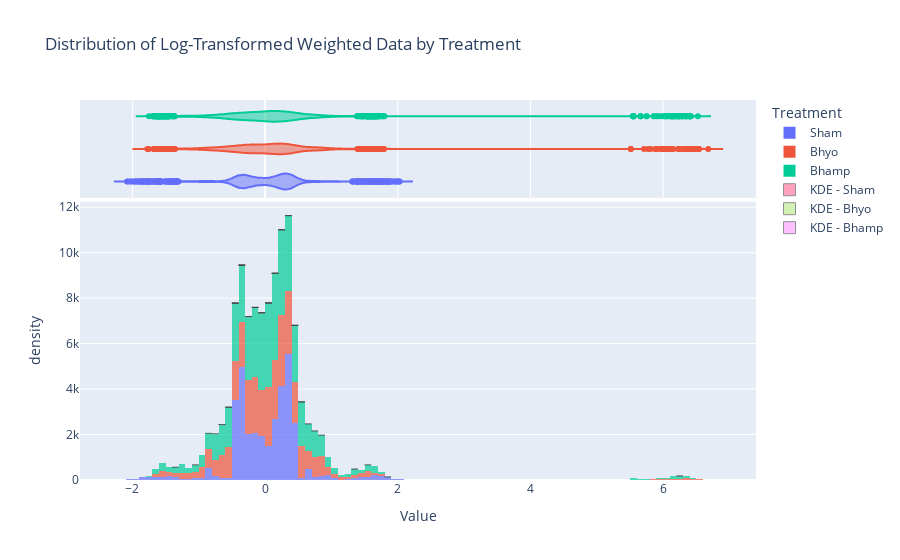

The notebook cell saved with this chart:
### Markdown cell above
Much nicer. I still have a big clump around 6 but that's ok. Let's see if the distributions reflect the treatments.

### Code cell
# Map pig IDs to treatment groups
treatment_map = {
    'PIG1': 'Sham', 'PIG2': 'Sham', 'PIG3': 'Sham',
    'PIG5': 'Bhyo', 'PIG6': 'Bhyo', 'PIG7': 'Bhyo',
    'PIG9': 'Bhamp', 'PIG10': 'Bhamp', 'PIG11': 'Bhamp', 'PIG12': 'Bhamp'
}

# Flatten the data and assign treatment groups
flattened_data = []
for pig in log_transformed_data.columns:
    values = log_transformed_data[pig].values
    treatment = treatment_map[pig]
    flattened_data.extend([(v, pig, treatment) for v in values])

# Convert to DataFrame
flattened_df = pd.DataFrame(flattened_data, columns=['Value', 'Pig', 'Treatment'])

# Grouped histogram with KDE
fig = px.histogram(flattened_df, x='Value', color='Treatment', 
                   marginal='violin', opacity=0.7, nbins=100, 
                   title='Distribution of Log-Transformed Weighted Data by Treatment',
                   histnorm='density')

# Add KDE traces manually for each group
for treatment in flattened_df['Treatment'].unique():
    subset = flattened_df[flattened_df['Treatment'] == treatment]['Value']
    fig.add_trace(go.Histogram(
        x=subset,
        histnorm='probability density',
        name=f'KDE - {treatment}',
        opacity=0.6,
        marker=dict(line=dict(width=1)),
        cumulative_enabled=False
    ))

fig.show()
fig.write_html("./data/outputs/multiomic/log_transformed_weighted_data_distribution_per_group.html")
fig.write_image("./data/outputs/multiomic/log_transformed_weighted_data_distribution_per_group.png")

### Figure 1 — Plotly figure (JSON) as saved in the notebook; plotly's stock layout.template omitted (floating-point values rounded to 4 significant figures; data arrays with more than 128 entries replaced by an {"elided": "..."} marker saying what was removed)
{"data": [{"bingroup": "x", "histnorm": "density", "hovertemplate": "Treatment=Sham<br>Value=%{x}<br>density=%{y}<extra></extra>", "legendgroup": "Sham", "marker": {"color": "#636efa", "opacity": 0.7, "pattern": {"shape": ""}}, "name": "Sham", "nbinsx": 100, "orientation": "v", "showlegend": true, "type": "histogram", "x": {"elided": "3516 float values"}, "xaxis": "x", "yaxis": "y"}, {"hovertemplate": "Treatment=Sham<br>Value=%{x}<extra></extra>", "legendgroup": "Sham", "marker": {"color": "#636efa"}, "name": "Sham", "scalegroup": "x", "showlegend": false, "type": "violin", "x": {"elided": "3516 float values"}, "xaxis": "x2", "yaxis": "y2"}, {"bingroup": "x", "histnorm": "density", "hovertemplate": "Treatment=Bhyo<br>Value=%{x}<br>density=%{y}<extra></extra>", "legendgroup": "Bhyo", "marker": {"color": "#EF553B", "opacity": 0.7, "pattern": {"shape": ""}}, "name": "Bhyo", "nbinsx": 100, "orientation": "v", "showlegend": true, "type": "histogram", "x": {"elided": "3516 float values"}, "xaxis": "x", "yaxis": "y"}, {"hovertemplate": "Treatment=Bhyo<br>Value=%{x}<extra></extra>", "legendgroup": "Bhyo", "marker": {"color": "#EF553B"}, "name": "Bhyo", "scalegroup": "x", "showlegend": false, "type": "violin", "x": {"elided": "3516 float values"}, "xaxis": "x2", "yaxis": "y2"}, {"bingroup": "x", "histnorm": "density", "hovertemplate": "Treatment=Bhamp<br>Value=%{x}<br>density=%{y}<extra></extra>", "legendgroup": "Bhamp", "marker": {"color": "#00cc96", "opacity": 0.7, "pattern": {"shape": ""}}, "name": "Bhamp", "nbinsx": 100, "orientation": "v", "showlegend": true, "type": "histogram", "x": {"elided": "4688 float values"}, "xaxis": "x", "yaxis": "y"}, {"hovertemplate": "Treatment=Bhamp<br>Value=%{x}<extra></extra>", "legendgroup": "Bhamp", "marker": {"color": "#00cc96"}, "name": "Bhamp", "scalegroup": "x", "showlegend": false, "type": "violin", "x": {"elided": "4688 float values"}, "xaxis": "x2", "yaxis": "y2"}, {"cumulative": {"enabled": false}, "histnorm": "probability density", "marker": {"line": {"width": 1}}, "name": "KDE - Sham", "opacity": 0.6, "type": "histogram", "x": {"elided": "3516 float values"}}, {"cumulative": {"enabled": false}, "histnorm": "probability density", "marker": {"line": {"width": 1}}, "name": "KDE - Bhyo", "opacity": 0.6, "type": "histogram", "x": {"elided": "3516 float values"}}, {"cumulative": {"enabled": false}, "histnorm": "probability density", "marker": {"line": {"width": 1}}, "name": "KDE - Bhamp", "opacity": 0.6, "type": "histogram", "x": {"elided": "4688 float values"}}], "layout": {"barmode": "relative", "legend": {"title": {"text": "Treatment"}, "tracegroupgap": 0}, "title": {"text": "Distribution of Log-Transformed Weighted Data by Treatment"}, "xaxis": {"anchor": "y", "domain": [0, 1], "title": {"text": "Value"}}, "xaxis2": {"anchor": "y2", "domain": [0, 1], "matches": "x", "showgrid": true, "showticklabels": false}, "yaxis": {"anchor": "x", "domain": [0, 0.7326], "title": {"text": "density"}}, "yaxis2": {"anchor": "x2", "domain": [0.7426, 1], "matches": "y2", "showgrid": false, "showline": false, "showticklabels": false, "ticks": ""}}}
